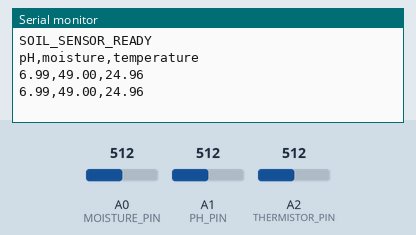
Bench run of a sketch on a simulated Arduino Uno, built with avr-gcc and run on an emulated ATmega328P. Shown: the last lines printed to the serial monitor. The test bench sets the inputs (shaded band); at power-on: A0 (MOISTURE_PIN) = 512, A1 (PH_PIN) = 512, A2 (THERMISTOR_PIN) = 512.

Above: at 2.2 s.
2.3 s: A0 (MOISTURE_PIN) set to 716
At 3.6 s:
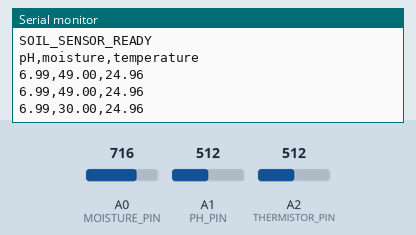
3.8 s: A1 (PH_PIN) set to 716
At 4.8 s:
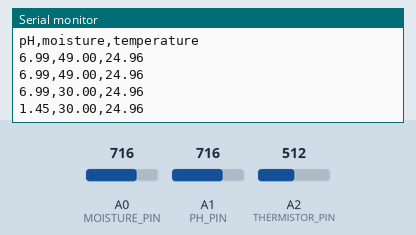
5.3 s: A2 (THERMISTOR_PIN) set to 716
At 6.5 s:
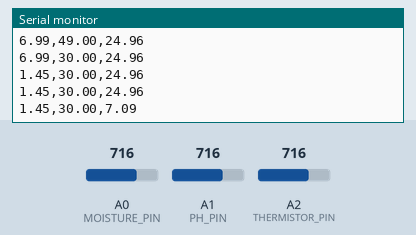
6.8 s: A0 (MOISTURE_PIN) set to 900
At 7.3 s:
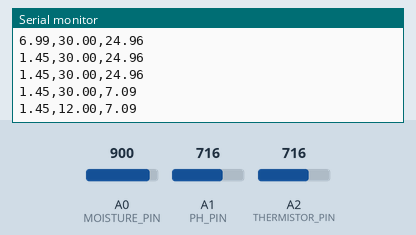
8.3 s: A1 (PH_PIN) set to 900
At 9.6 s:
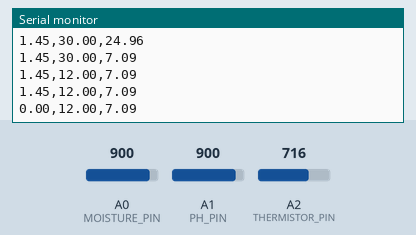
9.8 s: A2 (THERMISTOR_PIN) set to 900
At 10.8 s:
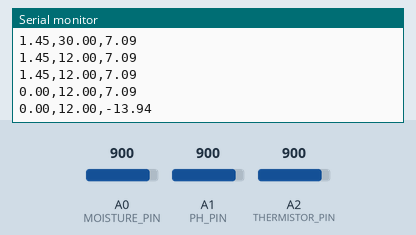
Timing chart, 0 to 12.3 s (numbered marks = the images above; inputs shaded):
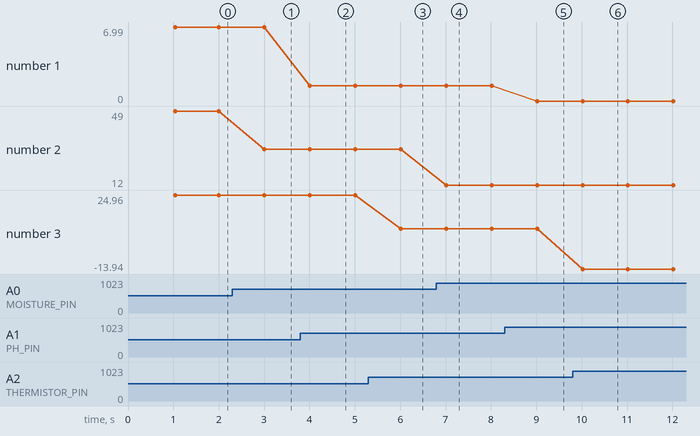

The sketch:

sensor_reader.ino
```cpp
// =====================================================
// Soil Fertility Project - Arduino Sensor Reader
// Sensors:
//   Moisture sensor  -> A0
//   pH sensor        -> A1
//   10K thermistor   -> A2
//
// Serial output:
//   pH,moisture,temperature
//
// Example:
//   6.50,65.20,27.40
// =====================================================

const int MOISTURE_PIN = A0;
const int PH_PIN = A1;
const int THERMISTOR_PIN = A2;

// ---------- Thermistor settings ----------
const float SERIES_RESISTOR = 10000.0;
const float NOMINAL_RESISTANCE = 10000.0;
const float NOMINAL_TEMPERATURE = 25.0;
const float BETA_COEFFICIENT = 3950.0;

// ---------- pH settings ----------
// These are initial calibration values.
// Calibrate later using pH buffer solutions.
const float PH_NEUTRAL_VOLTAGE = 2.50;
const float PH_SLOPE = 0.18;


// =====================================================
// SETUP
// =====================================================

void setup() {
  Serial.begin(9600);

  pinMode(MOISTURE_PIN, INPUT);
  pinMode(PH_PIN, INPUT);
  pinMode(THERMISTOR_PIN, INPUT);

  delay(1000);

  Serial.println("SOIL_SENSOR_READY");
  Serial.println("pH,moisture,temperature");
}


// =====================================================
// MAIN LOOP
// =====================================================

void loop() {

  // ---------------------------------------------------
  // 1. READ MOISTURE
  // ---------------------------------------------------

  int moistureRaw = analogRead(MOISTURE_PIN);

  // Convert raw ADC value to percentage.
  // Adjust these values after testing your actual sensor.
  float moisture = map(moistureRaw, 1023, 0, 0, 100);

  moisture = constrain(moisture, 0, 100);


  // ---------------------------------------------------
  // 2. READ pH
  // ---------------------------------------------------

  int phRaw = analogRead(PH_PIN);

  float phVoltage = phRaw * (5.0 / 1023.0);

  float ph = 7.0 +
             ((PH_NEUTRAL_VOLTAGE - phVoltage) / PH_SLOPE);

  ph = constrain(ph, 0, 14);


  // ---------------------------------------------------
  // 3. READ 10K NTC THERMISTOR
  // ---------------------------------------------------

  int thermistorRaw = analogRead(THERMISTOR_PIN);

  if (thermistorRaw <= 0) {
    thermistorRaw = 1;
  }

  if (thermistorRaw >= 1023) {
    thermistorRaw = 1022;
  }

  float resistance =
      SERIES_RESISTOR /
      ((1023.0 / thermistorRaw) - 1.0);

  float steinhart;

  steinhart =
      resistance / NOMINAL_RESISTANCE;

  steinhart =
      log(steinhart);

  steinhart /= BETA_COEFFICIENT;

  steinhart +=
      1.0 / (NOMINAL_TEMPERATURE + 273.15);

  steinhart =
      1.0 / steinhart;

  float temperature =
      steinhart - 273.15;


  // ---------------------------------------------------
  // 4. SEND DATA TO PYTHON
  // ---------------------------------------------------

  Serial.print(ph, 2);
  Serial.print(",");

  Serial.print(moisture, 2);
  Serial.print(",");

  Serial.println(temperature, 2);


  // Send a reading every second
  delay(1000);
}
```

Measured:
- after the input at 2.3 s, the serial monitor: prints a new line after 0.71 s (image 1)
- after the input at 3.8 s, the serial monitor: prints a new line after 0.21 s (image 2)
- after the input at 5.3 s, the serial monitor: prints a new line after 0.71 s (image 3)
- after the input at 6.8 s, the serial monitor: prints a new line after 0.21 s (image 4)
- after the input at 8.3 s, the serial monitor: prints a new line after 0.72 s (image 5)
- after the input at 9.8 s, the serial monitor: prints a new line after 0.22 s (image 6)
- plotted number 1: 6.99 → 1.45 after the input at 3.8 s, 1.45 → 0 after the input at 8.3 s
- plotted number 2: 49 → 30 after the input at 2.3 s, 30 → 12 after the input at 6.8 s
